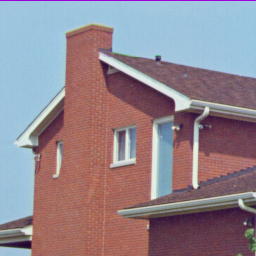
%> input picture Lab 4/house.tiff, 256 x 256 px
$ octave lab4.m   (GNU Octave 9; MATLAB toolbox functions it lacks are replaced by stand-ins)
%> lines starting %> are read from the running program, lines starting %| are printed output that depends on the picture

%% Set Up
%Following the steps from the lab manual
clc
clear all
close all
I= imread('house.tiff');
%> I is the input picture: size 256x256x3 uint8; mean R, G, B 146.6, 133, 142
X = reshape(I, 256*256, 3);
X = double(X);
R = [0,0,1];G = [0,1,0];B = [1,0,0];
figure
plot3(X(:,1), X(:,2), X(:,3),'.','Color',[0.3, 0.7, 0])
title('All pixels in RGB');
xlabel('Red');
ylabel('Green');
zlabel('Blue');
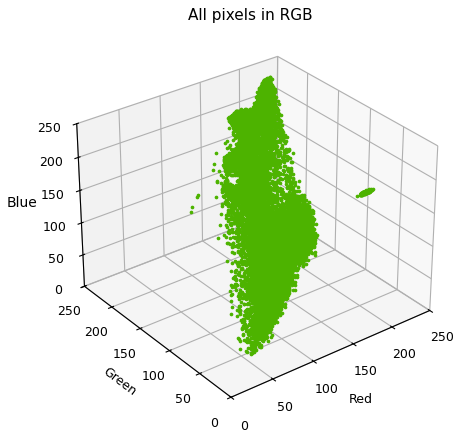
%> figure redrawn from the program's plot data
figure
imshow(I)
title('Original image of house')
%% Part A when c = 2
D = [7.68 179.2 102.4; 128 204.8 51.2];
D_starting = [7.68 179.2 102.4; 128 204.8 51.2];
delta_D = zeros(size(D));
J = [];
D1 = [D_starting(1,:)];
D2 = [D_starting(2,:)];
iterations = 0;

while (and((delta_D ~= D),iterations < 100))
    delta_D = D;

    for q = 1:length(X)
       distanceToJ1(q,:) = X(q,:) - D(1,:);
       distanceToJ2(q,:) = X(q,:) - D(2,:);
    end

    cluster2 = sum(distanceToJ1.^2,2) > sum(distanceToJ2.^2,2);
    cluster1 = ~cluster2;

    D(1,:) = sum(X(cluster1, :)) / sum(cluster1);
    D(2,:) = sum(X(cluster2, :)) / sum(cluster2);

    J1 = sum((X - repmat(D(1,:), length(X), 1)).^2, 2);
    J2 = sum((X - repmat(D(2,:), length(X), 1)).^2,2);

    J = [J sum(min(J1, J2))];

    D1 = cat(1, D1, D(1,:));
    D2 = cat(1, D2, D(2,:));

    iterations = iterations+1;
    disp("iteration number: " + iterations)
    disp(D)
end
%> this loop made 9 passes
%> delta_D on passes 6 to 9: [136.4 91.23 93.44; 162 196.3 215.7], [136.4 91.44 93.66; 162.1 196.6 216.1], [136.4 91.47 93.69; 162.2 196.7 216.1], [136.4 91.47 93.7; 162.2 196.7 216.1]
%> (delta_D, J) on passes 3 to 5: ([100.9 67.83 80.94; 161.4 154.1 161.8], [344900463.3 281904403 150145418.5]), ([127.2 83.77 87.35; 162.6 173.8 187.3], [344900463.3 281904403 150145418.5 111811351.8]), ([136.3 90.01 92.28; 161.2 194.4 213.1], [344900463.3 281904403 150145418.5 111811351.8 111356771.8])
%> (printed output is left out)
%> after the loop, D = [136.4 91.47 93.7; 162.2 196.7 216.1]; D1 = [7.68 179.2 102.4; 84.63 52.09 82.35; 100.9 67.83 80.94; 127.2 83.77 87.35; 136.3 90.01 92.28; 136.4 91.23 93.44; 136.4 91.44 93.66; 136.4 91.47 93.69; 136.4 91.47 93.7; 136.4 91.47 93.7]; D2 = [128 204.8 51.2; 152.9 141.3 148.1; 161.4 154.1 161.8; 162.6 173.8 187.3; 161.2 194.4 213.1; 162 196.3 215.7; 162.1 196.6 216.1; 162.2 196.7 216.1; 162.2 196.7 216.1; 162.2 196.7 216.1]; iterations = 9

% i
close all
plot(J)
title('Error Criterion')
xlabel('Iteration')
ylabel('J')
grid;

% ii
figure
plot3(D1(:, 1), D1(:, 2), D1(:, 3), '-o')
hold on
plot3(D2(:, 1), D2(:, 2), D2(:, 3), '-o')
xlim([0 255]);
ylim([0 255]);
zlim([0 255]);
legend('D1','D2');
title('Cluster means');

grid;

% iii
figure
X1 = X(cluster1, :);
X2 = X(cluster2, :);
plot3(X1(:,1), X1(:,2), X1(:,3),'.','Color', D(1,:)/256)
hold on
plot3(X2(:,1), X2(:,2), X2(:,3),'.','Color', D(2,:)/256)
xlim([0 255]);
ylim([0 255]);
zlim([0 255]);
grid;
title('All pixels in RGB');
xlabel('Red');
ylabel('Green');
zlabel('Blue');


% iv
L = ones(length(X),3);

for i = 1 : length(X)
    if cluster2(i) == 1
       L(i,:) = D(2,:);
    else
       L(i,:) = D(1,:);
    end
end

Ilabeled = reshape(L,256,256,3);
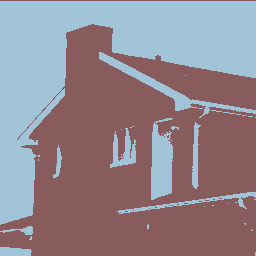
%> Ilabeled: size 256x256x3 double; mean R, G, B 146.6, 133, 142; mean of the top-left, top-right, bottom-left and bottom-right quarters 159.3, 156.2, 127.5, 119.1
figure;
subplot(1,2,1);imshow(I)
title('original image')
subplot(1,2,2);imshow(uint8(Ilabeled))
title('labelled image')
sgtitle('Image in Labelled Form vs the Original Image');
%% Part B when c = 5, 1st case

c = 5;

recreated_image1=[];
Z = [90.9522485853271,55.1002680432840,71.7977762334955;119.999281006591,91.8594367884961,105.633672857999;166.502843339540,106.366664989180,96.4746615671078;163.744017526121,199.619691607685,220.143200202224;140.261463970379,154.625747650242,159.638279692395];

delta_Z = zeros(size(Z));
J = [];

%> (the run ends here)
